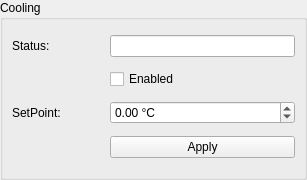
<?xml version="1.0" encoding="UTF-8"?>
<ui version="4.0">
 <class>WidgetCooling</class>
 <widget class="QWidget" name="WidgetCooling">
  <property name="geometry">
   <rect>
    <x>0</x>
    <y>0</y>
    <width>307</width>
    <height>180</height>
   </rect>
  </property>
  <property name="windowTitle">
   <string>Form</string>
  </property>
  <layout class="QVBoxLayout" name="verticalLayout">
   <property name="leftMargin">
    <number>0</number>
   </property>
   <property name="topMargin">
    <number>0</number>
   </property>
   <property name="rightMargin">
    <number>0</number>
   </property>
   <property name="bottomMargin">
    <number>0</number>
   </property>
   <item>
    <widget class="QGroupBox" name="groupBox_2">
     <property name="title">
      <string>Cooling</string>
     </property>
     <layout class="QGridLayout" name="gridLayout_2" columnstretch="1,2">
      <item row="0" column="1">
       <widget class="QLineEdit" name="labelCurFilter">
        <property name="alignment">
         <set>Qt::AlignCenter</set>
        </property>
        <property name="readOnly">
         <bool>true</bool>
        </property>
       </widget>
      </item>
      <item row="3" column="1">
       <widget class="QPushButton" name="buttonApply">
        <property name="text">
         <string>Apply</string>
        </property>
       </widget>
      </item>
      <item row="1" column="1">
       <widget class="QCheckBox" name="checkEnabled">
        <property name="text">
         <string>Enabled</string>
        </property>
       </widget>
      </item>
      <item row="0" column="0">
       <widget class="QLabel" name="label_9">
        <property name="text">
         <string>Status:</string>
        </property>
       </widget>
      </item>
      <item row="2" column="1">
       <widget class="QDoubleSpinBox" name="spinSetPoint">
        <property name="suffix">
         <string> °C</string>
        </property>
        <property name="minimum">
         <double>-50.000000000000000</double>
        </property>
        <property name="maximum">
         <double>50.000000000000000</double>
        </property>
       </widget>
      </item>
      <item row="2" column="0">
       <widget class="QLabel" name="label">
        <property name="text">
         <string>SetPoint:</string>
        </property>
       </widget>
      </item>
     </layout>
    </widget>
   </item>
  </layout>
 </widget>
 <resources/>
 <connections/>
</ui>
